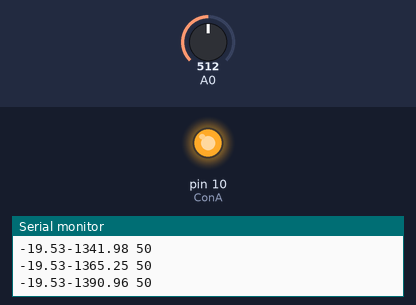
This sketch was run on a simulated Arduino Uno, built with avr-gcc and run on an emulated ATmega328P. Shown: output pins drawn as LEDs (lit = HIGH), the last lines printed to the serial monitor. The inputs (shaded band) are chosen by the test bench; at power-on: A0 = 512.

Above: at 1.2 s.
1.3 s: A0 set to 306
At 2.7 s:
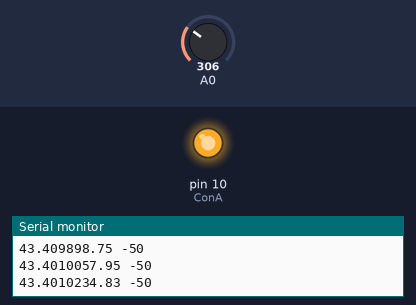
3.0 s: A0 set to 900
At 4.5 s:
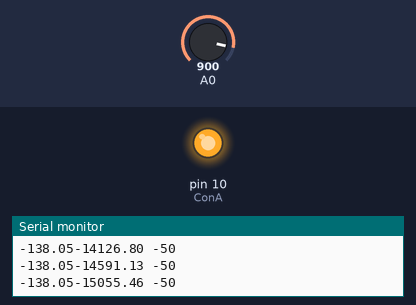
5.1 s: A0 set to 988
6.6 s: A0 set to 1018
At 9.5 s:
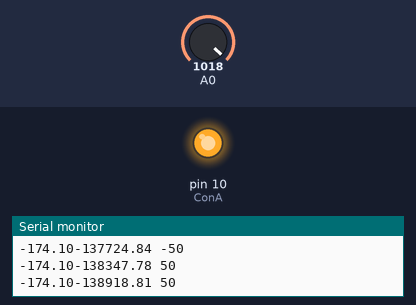
9.6 s: A0 set to 716
At 10.5 s:
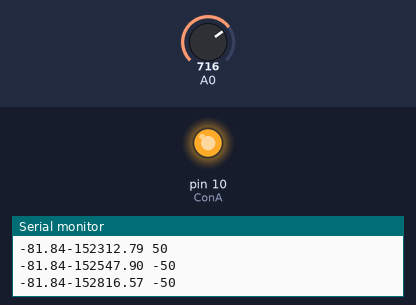
Timing chart, 0 to 12.1 s (numbered marks = the images above; inputs shaded):
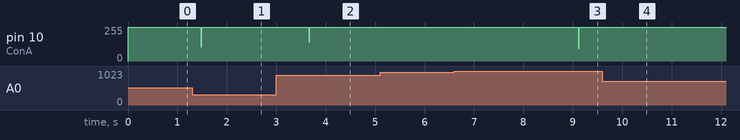

The sketch:

Inverted_pendulum_PID.ino
```cpp
double kp = 100;
double ki = 10;
double kd = 30;

int in1 = 9;
int in2 = 8;
int ConA = 10;

unsigned long currentTime, previousTime;
double elapsedTime;
double error,speed1;
double lastError;
double input_pot, output, setPoint,in;
double cumError, rateError,ERR;
int count=0;
int A=50;
double angle;

void setup(){
        Serial.begin(9600);
        setPoint = 2.38;
}

void loop(){
        in = analogRead(A0);
        input_pot = in * (5.0 / 1023.0);
        ERR = setPoint - input_pot;
        angle = (-62.5)*(input_pot)+136.875;
        Serial.print(angle);
        Serial.print(output);
        Serial.print(" ");
        Serial.println(A);
        output = computePID(input_pot);
        if(output>0)
        {

          TurnMotorA(output);
        }
        else if(output<0)
        {

          TurnMotorA2(output);
        }
        else
         {
           TurnOFFA();
        }
        delay(10);
        count++;
        if(count==9)
        {
          count=0;
          A=-A;
        }

}

double computePID(double inp){
        currentTime = millis();
        elapsedTime = (double)(currentTime - previousTime);
        error = setPoint - inp;
        cumError += error * elapsedTime;
        rateError = (error - lastError)/elapsedTime;
        double out = kp*error + ki*cumError + kd*rateError;
        lastError = error;
        previousTime = currentTime;
        return out;
}

void TurnMotorA(double out1) //We create a function which control the direction and speed
{
  digitalWrite(in1, LOW);
  digitalWrite(in2, HIGH);
  double out2 = out1*(1023.0 / 255.0);
  speed1 = out2*0.2492668622;
  analogWrite(ConA,speed1);
}

void TurnMotorA2(double out2) //We create a function which control the direction and speed
{
  digitalWrite(in1, HIGH);
  digitalWrite(in2, LOW);
  double out3 = out2*(1023.0 / 255.0);
  speed1 = out3*0.2492668622;
  analogWrite(ConA,speed1);
}

void TurnOFFA()
{
  digitalWrite(in1, LOW);
  digitalWrite(in2, LOW);
  analogWrite(ConA,0);
}
```

Measured:
- after the input at 1.3 s, pin 10 (ConA): 255/255 → 108/255 after 0.17 s, → 249/255 0.02 s later, → 255/255 0.02 s later
- after the input at 3.0 s, pin 10 (ConA): 255/255 → 146/255 after 0.66 s, → 255/255 0.02 s later
- after the input at 6.6 s, pin 10 (ConA): 255/255 → 96/255 after 2.5 s, → 255/255 0.02 s later
- after the input at 9.6 s, pin 10 (ConA): stays 255/255 (without the input it goes to 42/255 after 2.0 s)
